Frame 1 (no input): blank canvas, image omitted
Frame 60 (no input): blank canvas, image omitted
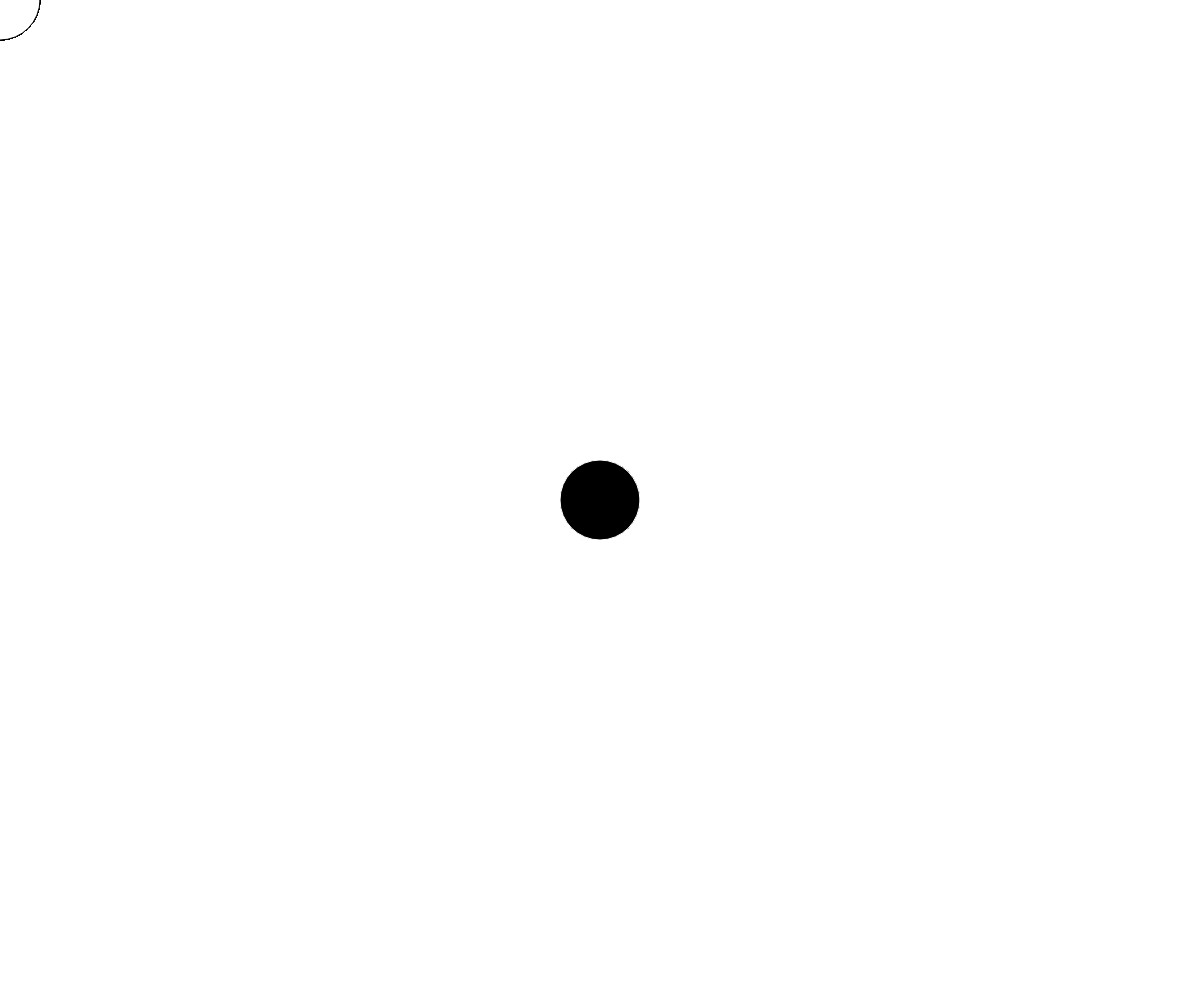
Frame 120 (the mouse pressed at the canvas centre since frame 60)

The p5.js sketch whose frames 1 and 60 were blank and that drew this single picture after the mouse press (run headless with seeded random() and noise() and a simulated clock; from frame 60 on, the mouse is pressed at the canvas centre):

// p5.js sketch
// ── sketch.js
function setup() {
  const canvas = createCanvas(windowWidth, windowHeight);
  canvas.style("display", "block");
}

function windowResized() {
  resizeCanvas(windowWidth, windowHeight);
}

function draw() {
  if (mouseIsPressed) {
    stroke(255);
    fill(0);
  } else {
    stroke(0);
    fill(255);
  }
  ellipse(mouseX, mouseY, 80, 80);
}
